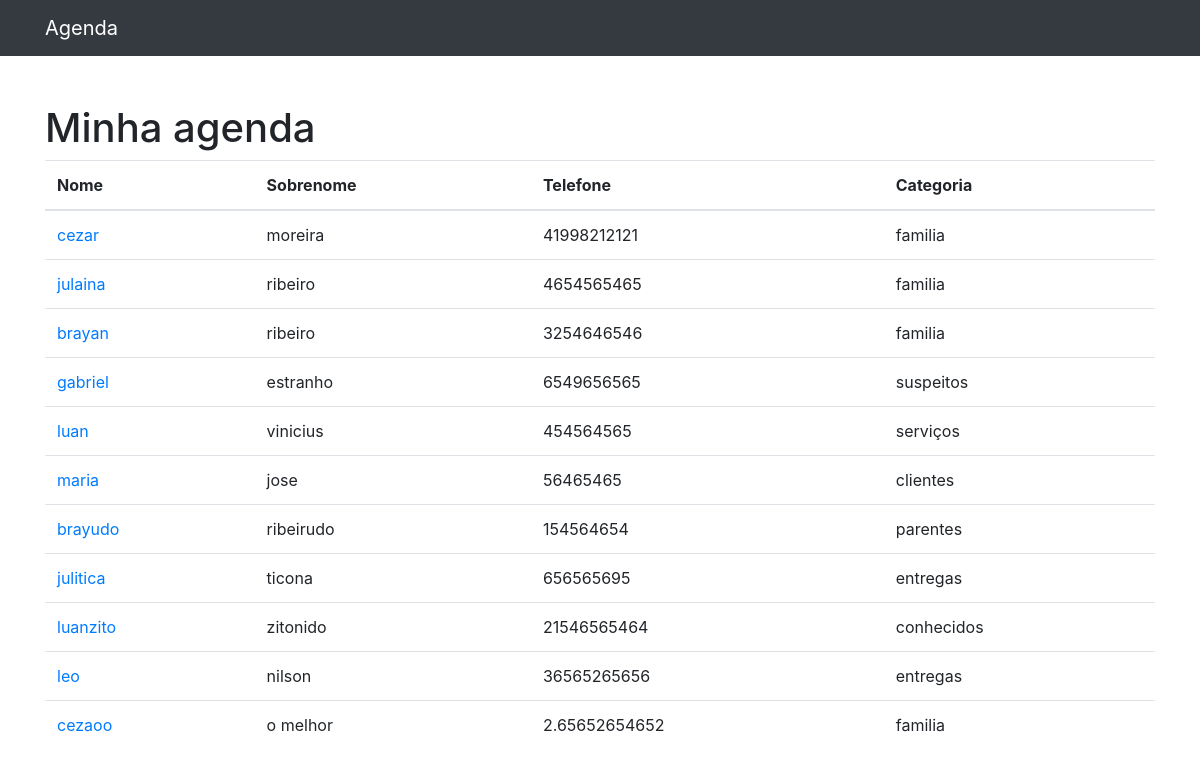
The page / on the database its author committed.
### contatos/models.py (models this page shows, shortened)
class Contato(models.Model):
    nome = models.CharField(max_length=255)
    sobrenome = models.CharField(max_length=255, blank=True)
    telefone = models.CharField(max_length=255)
    email = models.CharField(max_length=255, blank=True)
    data_criacao = models.DateTimeField(default=timezone.now)
    descricao = models.TextField(blank=True)
    categoria = models.ForeignKey(Categoria, on_delete=models.DO_NOTHING)

class Categoria(models.Model):
    nome = models.CharField(max_length=255)
    def __str__(self):
        return self.nome

### contatos/views.py (the view)
# urls.py: path('', views.index, name='index'),
def index(request):
    contatos = Contato.objects.all()
    return render(request, 'contatos/index.html', {
        'contatos': contatos
    })

### contatos/templates/contatos/index.html
{% extends 'base.html' %}
{% block conteudo %}
<h1 class="mt-5">Minha agenda</h1>
<table class="table">
  <thead>
    <tr>
      <th>Nome</th>
      <th>Sobrenome</th>
      <th>Telefone</th>
      <th>Categoria</th>
    </tr>
  </thead>
  <tbody>
    {% for contato in contatos %}
    <tr>
      <td>
        <a href="{% url 'ver_contato' contato.id %}">{{ contato.nome }}</a>
      </td>
      <td>{{ contato.sobrenome }}</td>
      <td>{{ contato.telefone }}</td>
      <td>{{ contato.categoria }}</td>
    </tr>
    {% endfor %}
  </tbody>
</table>
{% endblock %}

### templates/base.html (shortened to what this page needs)
{% load static %}
<!DOCTYPE html>
<html lang="pt">
<head>
  {% include 'parciais/_head.html' %}
</head>
<body>
  {% include 'parciais/_nav.html' %}
  <div class="container">
    <div class="row">
      <div class="col-lg-12">
        {% block conteudo %} {% endblock %}
      </div>
    </div>
  </div>
</body>
</html>

### templates/parciais/_head.html (shortened to what this page needs)
{% load static %}
  <link href="{% static 'vendor/bootstrap/css/bootstrap.min.css'%}" rel="stylesheet">

### templates/parciais/_nav.html (shortened to what this page needs)
  <nav class="navbar navbar-expand-lg navbar-dark bg-dark static-top">
    <div class="container">
      <a class="navbar-brand" href="{% url 'index' %}">Agenda</a>
    </div>
  </nav>

### rows shown on the page
Contato: nome "cezar", sobrenome "moreira", telefone "41998212121", categoria "familia"
Contato: nome "julaina", sobrenome "ribeiro", telefone "4654565465", categoria "familia"
Contato: nome "brayan", sobrenome "ribeiro", telefone "3254646546", categoria "familia"
Contato: nome "gabriel", sobrenome "estranho", telefone "6549656565", categoria "suspeitos"
Contato: nome "luan", sobrenome "vinicius", telefone "454564565", categoria "serviços"
Contato: nome "maria", sobrenome "jose", telefone "56465465", categoria "clientes"
Contato: nome "brayudo", sobrenome "ribeirudo", telefone "154564654", categoria "parentes"
Contato: nome "julitica", sobrenome "ticona", telefone "656565695", categoria "entregas"
Contato: nome "luanzito", sobrenome "zitonido", telefone "21546565464", categoria "conhecidos"
Contato: nome "leo", sobrenome "nilson", telefone "36565265656", categoria "entregas"
Contato: nome "cezaoo", sobrenome "o melhor", telefone "2.65652654652", categoria "familia"
